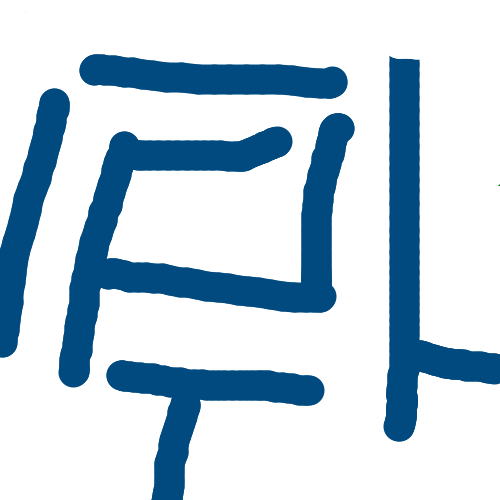
#> input picture motion_planning/map_4.bmp, 500 x 500 px, found by its file name
$ python motion_roadmap.py
#> lines starting #> are read from the running program, lines starting #| are printed output that depends on the picture; after the words box and inside, x2 and y2 are one past the last pixel; in counts of white or black regions, pixels touching at a corner belong together
#> further down, img is the input picture: shape (500, 500, 3); mean B, G, R 222.2, 208.7, 189.8
### motion_planning/motion_planning_toolbox.py
#coding=utf-8
import cv2
import numpy as np
import math

## 运动规划工具箱

# [6 lines left out: function maxmin_normalization, not called in this run]

def check_point(point, map_img):
    ## 点的碰撞检测工具
    point = np.mat(point)
    feasibility = True
    if (int(point[:, 0]) < map_img.shape[0] and
        int(point[:, 1]) < map_img.shape[1] and
        int(point[:, 0]) >= 0 and
        int(point[:, 1]) >= 0):
        if map_img[int(point[:, 1]), int(point[:, 0])] == 0:
            feasibility = False
    else:
        feasibility = False
    return feasibility

def check_path(point_current, point_other, map_img):
    ## 路径检查的采样点数，取路径横向与纵向长度的较大值，保证每个像素都能验证到
    step_length = max(abs(point_current[0, 0] - point_other[0, 0]),
                      abs(point_current[0, 1] - point_other[0, 1]))
    path_x = np.linspace(point_current[0, 0], point_other[0, 0], step_length + 1)
    path_y = np.linspace(point_current[0, 1], point_other[0, 1], step_length + 1)
    for i in range(int(step_length + 1)):
        if (not check_point([int(math.ceil(path_x[i])), int(math.ceil(path_y[i]))], map_img)):
            return False
    return True

def straight_distance(point_a, point_b):
    ## 直线距离计算工具，point_a可以是矩阵形式的点集，将返回一个矩阵，每行对应各点与point_b的直线距离
    distance = np.sqrt(np.sum(np.multiply(point_a - point_b, point_a - point_b), axis=1))
    return distance

# [85 lines left out: functions A_star_list, A_star_algorithm, A_star_plot, not called in this run]

def tree_plot(map_img, rrt_tree):
    ## 绘制树形图
    # 画点
    point_size = 5
    point_color = (0, 127, 0) # BGR
    thickness = 4
    # 将矩阵转化为数组并转为整型，再转化为元组，以供cv2使用
    vertex = np.around(np.array(rrt_tree)).astype(int)
    vertex_tuple = tuple(map(tuple, vertex))
    # 画点画线
    for point in vertex_tuple:
        cv2.circle(map_img, point[0 : 2], point_size, point_color, thickness)
        if point[0] != 0:
            cv2.line(map_img, point[0 : 2], vertex_tuple[point[2]][0 : 2], (255,150,150), 2)
    # 回溯绘制最优路径
    # 找到与目标点最近的点
    point_a_index = -1
    while point_a_index != 0:
        point_b_index = int(rrt_tree[point_a_index, 2])
        cv2.line(map_img,vertex_tuple[int(point_a_index)][0 : 2], vertex_tuple[int(point_b_index)][0 : 2],(0,0,255),4)
        point_a_index = point_b_index
    cv2.imshow("RRT", map_img)# 转为RGB显示
    cv2.waitKey()

# [22 lines left out: function potential_plot, not called in this run]


### motion_planning/motion_roadmap.py
#coding=utf-8
import cv2
import numpy as np
import motion_planning_toolbox as mpt
import math

class MotionRoadmap(object):
    def __init__(self, map_img):
        ## 初始化实例，需要输入一张 bmp 格式的地图
        self.map = map_img
        # 读取图像尺寸
        size = self.map.shape
#> size = (500, 500, 3)
        # 运动规划的起点
        self.point_strat = np.mat([0, 0])
        # 运动规划的终点
        self.point_goal = np.mat([size[0] - 1, size[1] - 1])
#> self.point_goal = [[499, 499]]

    # [64 lines left out: function prm_planning, not called in this run]

    def rrt_planning(self, **param):
        ''' 快速扩展随机树算法（RRT算法）。

        本函数可对 self.map 进行 RRT 规划并绘制图像。

        Args:
            **param: 关键字参数，用以配置规划参数
                     s: 搜索步长，默认20。int
                     t: 判断阈值，默认20。float
                     l: 尝试次数。默认20000。int
                     p: 绘制图像指令，缺省表示绘制，’None‘表示不绘制。string
        Return:
            本函数没有返回值，但会根据计算结果赋值（或定义）以下属性变量：
                self.rrt_tree: 所生成的rrt树。numpy.mat
                    数据含义: [[横坐标, 纵坐标, 父节点索引]]，其中第一个点为根，最后一个点为终点梢

        Raises:
            暂无明显的接口错误
        Example:
            mr = MotionRoadmap(img)
            mr.rrt_planning(s=25, t=30, l=15000, p='None')

        '''
        print('开始 RRT 路径规划，请等待...')
        # 关键字参数处理
        step_size = 20
        threshold = 20 # 距离阈值，小于此值将被视作同一个点，不可大于 step_size
        limit_try = 20000
        if 's' in param:
            step_size = param['s']
        if 't' in param:
            threshold = param['t']
        if 'l' in param:
            limit_try = param['l']
        if not ('p' in param):
            param['p'] = True
        # 地图灰度化
        image_gray = cv2.cvtColor(self.map, cv2.COLOR_BGR2GRAY)
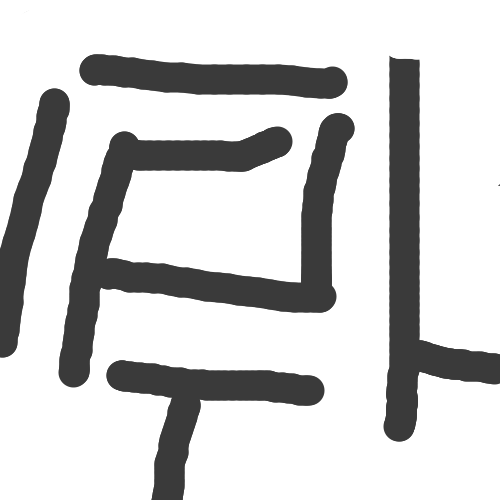
#> image_gray: shape (500, 500); min 58, max 255, mean 204.6
        # 地图二值化
        ret,img_binary = cv2.threshold(image_gray, 127, 255, cv2.THRESH_BINARY)
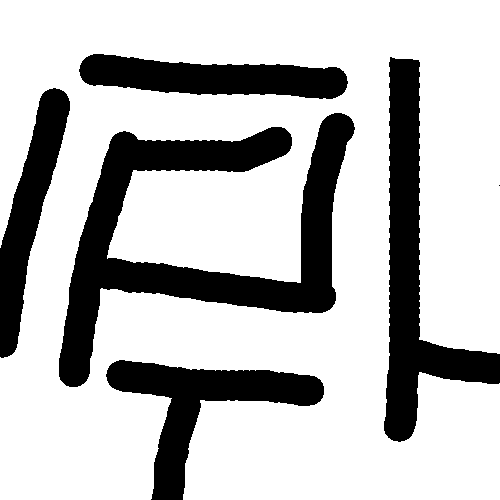
#> img_binary: shape (500, 500); 74.5% white; 6 black regions (1 under 20 px), largest, box (x1, y1, x2, y2) and area: (59, 113, 355, 387) 24756, (384, 57, 500, 442) 14005, (106, 360, 324, 500) 9665, (79, 54, 348, 99) 7908, (0, 88, 70, 358) 7363
        # 初始化 RRT 树:[横坐标，纵坐标，父节点索引]
        rrt_tree = np.hstack((self.point_strat, [[0]]))
        # 初始化尝试次数
        num_try = 0
        # 成功标识
        path_found = False

        while num_try <= limit_try:
          ## 随机生长采样点
          if np.random.rand() < 0.5:
              # 在地图范围内随机采样一个像素
              sample = np.mat(np.random.randint(0, img_binary.shape[0] - 1, (1, 2)))
          else:
              sample = self.point_goal

          ## 选择rrt树中离采样点最近的点
          # 计算各点与采样点的距离
          mat_distance = mpt.straight_distance(rrt_tree[:, 0 : 2], sample)
          # 距离最小点的索引
          index_close = np.argmin(mat_distance, 0)[0, 0] #末尾索引用以取数值，否则为矩阵
          point_close = rrt_tree[index_close, 0 : 2]

          ## 从距离最小点向采样点移动 step_size 距离，并进行碰撞检测
          theta_dir = math.atan2(sample[0, 0] - point_close[0, 0], sample[0, 1] - point_close[0, 1])
          point_new = point_close + step_size * np.mat([math.sin(theta_dir), math.cos(theta_dir)])
          # 将坐标化为整数
          point_new = np.around(point_new)
          if not mpt.check_path(point_close, point_new, img_binary):
              num_try = num_try + 1
              continue

          ## 成功检测
          if mpt.straight_distance(point_new, self.point_goal) < threshold:
              path_found = True
              # 加入到rrt树
              point_new = np.hstack((point_new, [[index_close]]))
              rrt_tree = np.vstack((rrt_tree, point_new))
              break

          ## 计算rrt树中各点与新点的距离，如果均大于 threshold 的，则添加新点到rrt树
          mat_distance = mpt.straight_distance(rrt_tree[:, 0 : 2], point_new)
          if np.min(mat_distance, 0) < threshold:
              num_try = num_try + 1
              continue
          # 为新点加入父节点索引
          point_new = np.hstack((point_new, [[index_close]]))
          rrt_tree = np.vstack((rrt_tree, point_new))
#> after the loop, num_try = 875; path_found = True; rrt_tree = 132 rows, first 8: [0, 0, 0], [3, 20, 0], [23, 21, 1], [34, 38, 2], [50, 50, 3], [70, 49, 4], [49, 70, 4], [66, 81, 6]

        if path_found == True:
            print('规划成功！')
            self.rrt_tree = rrt_tree
#> self.rrt_tree has the same summary as rrt_tree
        else:
            print('没有找到解。')

        ## 根据关键字确定是否绘图
        if not(param['p'] == 'None'):
            if (path_found == True):
                print('准备画图。')
                print(self.rrt_tree)
#> (printed output is left out)
                mpt.tree_plot(self.map, self.rrt_tree)
#> in tree_plot, `vertex = np.around(np.array(rrt_tree)).astype(int)`: vertex has the same summary as rrt_tree in rrt_planning
#> in tree_plot, `vertex_tuple = tuple(map(tuple, vertex))`: vertex_tuple = 132 items, first 6: (0, 0, 0), (3, 20, 0), (23, 21, 1), (34, 38, 2), (50, 50, 3), (70, 49, 4)
#> the loop in tree_plot, `for point in vertex_tuple:` made 132 passes
#> point on passes 1 to 12: (0, 0, 0), (3, 20, 0), (23, 21, 1), (34, 38, 2), (50, 50, 3), (70, 49, 4), (49, 70, 4), (66, 81, 6), (90, 51, 5), (110, 49, 8), (77, 98, 7), (86, 116, 10)
#> after the loop in tree_plot, `for point in vertex_tuple:`:
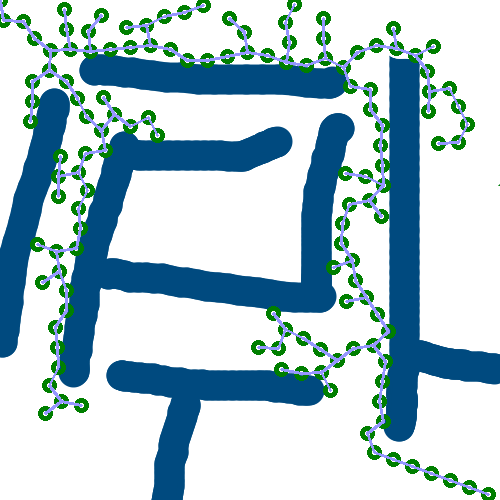
#> map_img: shape (500, 500, 3); mean B, G, R 206, 198, 171
#> the loop in tree_plot, `while point_a_index != 0:` made 48 passes
#> (point_b_index, point_a_index) on passes 1 to 12: (129, 129), (128, 128), (127, 127), (126, 126), (125, 125), (123, 123), (117, 117), (106, 106), (96, 96), (78, 78), (77, 77), (72, 72)
#> after the loop in tree_plot, `while point_a_index != 0:`:
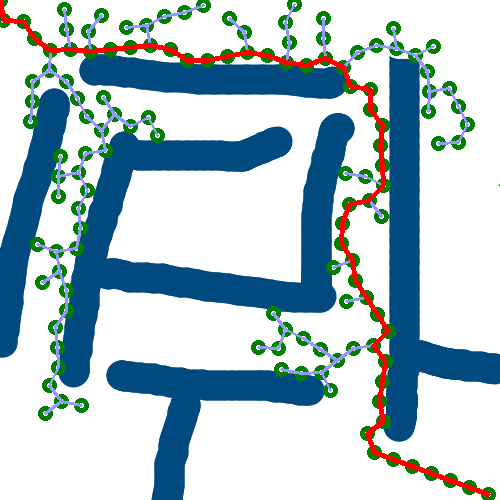
#> map_img: shape (500, 500, 3); 1.91% of pixels changed, all inside (x1, y1, x2, y2) = (0, 0, 491, 497)
                print("画图完成")
            else:
                print('没有找到解，无法绘图。')

    # [102 lines left out: function pf_planning, not called in this run]


if __name__=="__main__":
    ## 预处理
    # 图像路径

    image_path = "/home/jimchan/Documents/motion_planning/map_4.bmp"
    # 读取图像
    img = cv2.imread(image_path)# np.ndarray BGR uint8
    img = cv2.resize(img,(500,500))
    mr = MotionRoadmap(img)
    #mr.rrt_planning(s=20, t=20, l=15000)
    #mr.point_strat = np.mat([0,99])
    #mr.point_goal = np.mat([95,5])
    mr.rrt_planning()

$ run again, with motion_planning/map_1.bmp copied over motion_planning/map_4.bmp
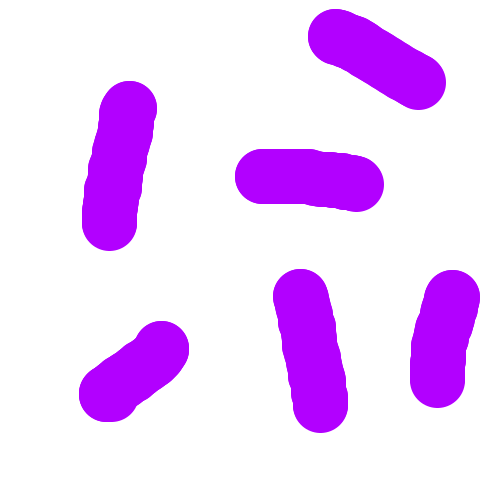
#> input picture motion_planning/map_1.bmp, 500 x 500 px, found by its file name
#> img is the input picture: shape (500, 500, 3); mean B, G, R 255, 207.6, 240.7
#> in rrt_planning, `ret,img_binary = cv2.threshold(image_gray, 127, 255, cv2.THRESH_BINARY)`:
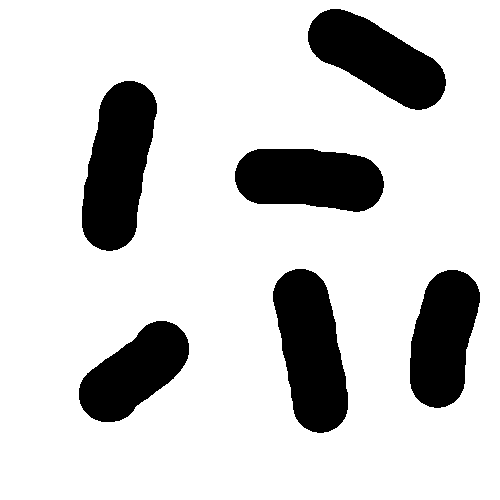
#> img_binary: shape (500, 500); 81.5% white; 6 black regions, box (x1, y1, x2, y2) and area: (82, 81, 157, 251) 8882, (273, 269, 348, 433) 8533, (308, 9, 446, 110) 7620, (235, 149, 384, 212) 7608, (410, 270, 480, 408) 7074, (79, 321, 189, 422) 6464
#> after the loop in rrt_planning, `while num_try <= limit_try:`: num_try = 964; path_found = True; rrt_tree = 208 rows, first 8: [0, 0, 0], [3, 20, 0], [23, 21, 1], [34, 38, 2], [50, 50, 3], [70, 49, 4], [82, 65, 5], [79, 85, 6]
#> self.rrt_tree has the same summary as rrt_tree
#> (printed output is left out)
#> vertex has the same summary as rrt_tree in rrt_planning
#> vertex_tuple = 208 items, first 6: (0, 0, 0), (3, 20, 0), (23, 21, 1), (34, 38, 2), (50, 50, 3), (70, 49, 4)
#> the loop in tree_plot, `for point in vertex_tuple:` made 208 passes
#> the loop in tree_plot, `while point_a_index != 0:` made 44 passes
#> (point_b_index, point_a_index) on passes 1 to 8: (206, 206), (205, 205), (202, 202), (200, 200), (199, 199), (197, 197), (196, 196), (195, 195)
#> after the loop in tree_plot, `while point_a_index != 0:`:
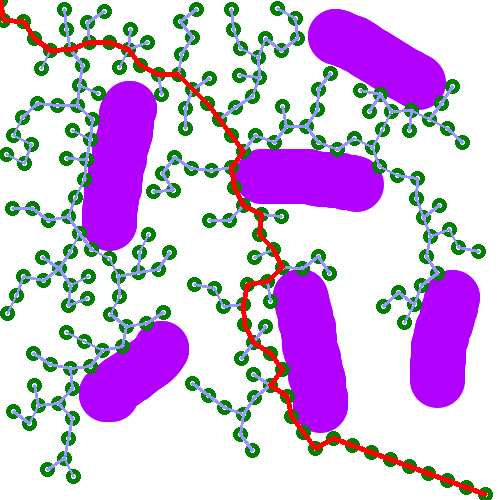
#> map_img: shape (500, 500, 3); mean B, G, R 224.8, 187.4, 211.3

$ run again, with motion_planning/map_2.bmp copied over motion_planning/map_4.bmp
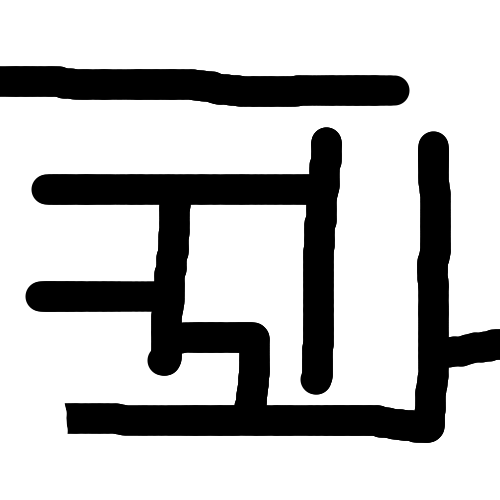
#> input picture motion_planning/map_2.bmp, 500 x 500 px, found by its file name
#> img is the input picture: shape (500, 500, 3); min 0, max 255, mean 189.6
#> img_binary: shape (500, 500); 74.2% white; 2 black regions, box (x1, y1, x2, y2) and area: (26, 127, 500, 443) 51892, (0, 66, 409, 107) 12621
#> after the loop in rrt_planning, `while num_try <= limit_try:`: num_try = 9899; path_found = True; rrt_tree = 362 rows, first 8: [0, 0, 0], [3, 20, 0], [23, 21, 1], [34, 38, 2], [50, 50, 3], [70, 49, 4], [82, 65, 5], [102, 66, 6]
#> self.rrt_tree has the same summary as rrt_tree
#> (printed output is left out)
#> vertex has the same summary as rrt_tree in rrt_planning
#> vertex_tuple = 362 items, first 6: (0, 0, 0), (3, 20, 0), (23, 21, 1), (34, 38, 2), (50, 50, 3), (70, 49, 4)
#> the loop in tree_plot, `for point in vertex_tuple:` made 362 passes
#> after the loop in tree_plot, `for point in vertex_tuple:`:
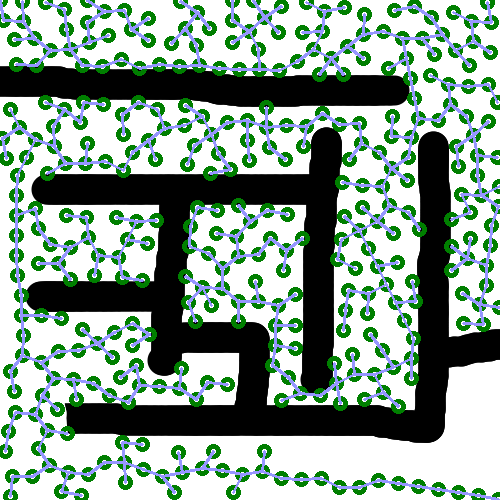
#> map_img: shape (500, 500, 3); mean B, G, R 147.2, 161, 138.3
#> the loop in tree_plot, `while point_a_index != 0:` made 93 passes
#> (point_b_index, point_a_index) on passes 1 to 8: (360, 360), (359, 359), (358, 358), (357, 357), (356, 356), (355, 355), (354, 354), (352, 352)
#> after the loop in tree_plot, `while point_a_index != 0:`:
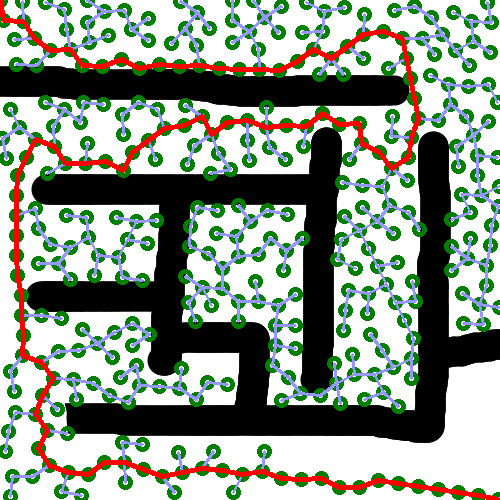
#> map_img: shape (500, 500, 3); 3.72% of pixels changed, all inside (x1, y1, x2, y2) = (0, 0, 500, 500)
